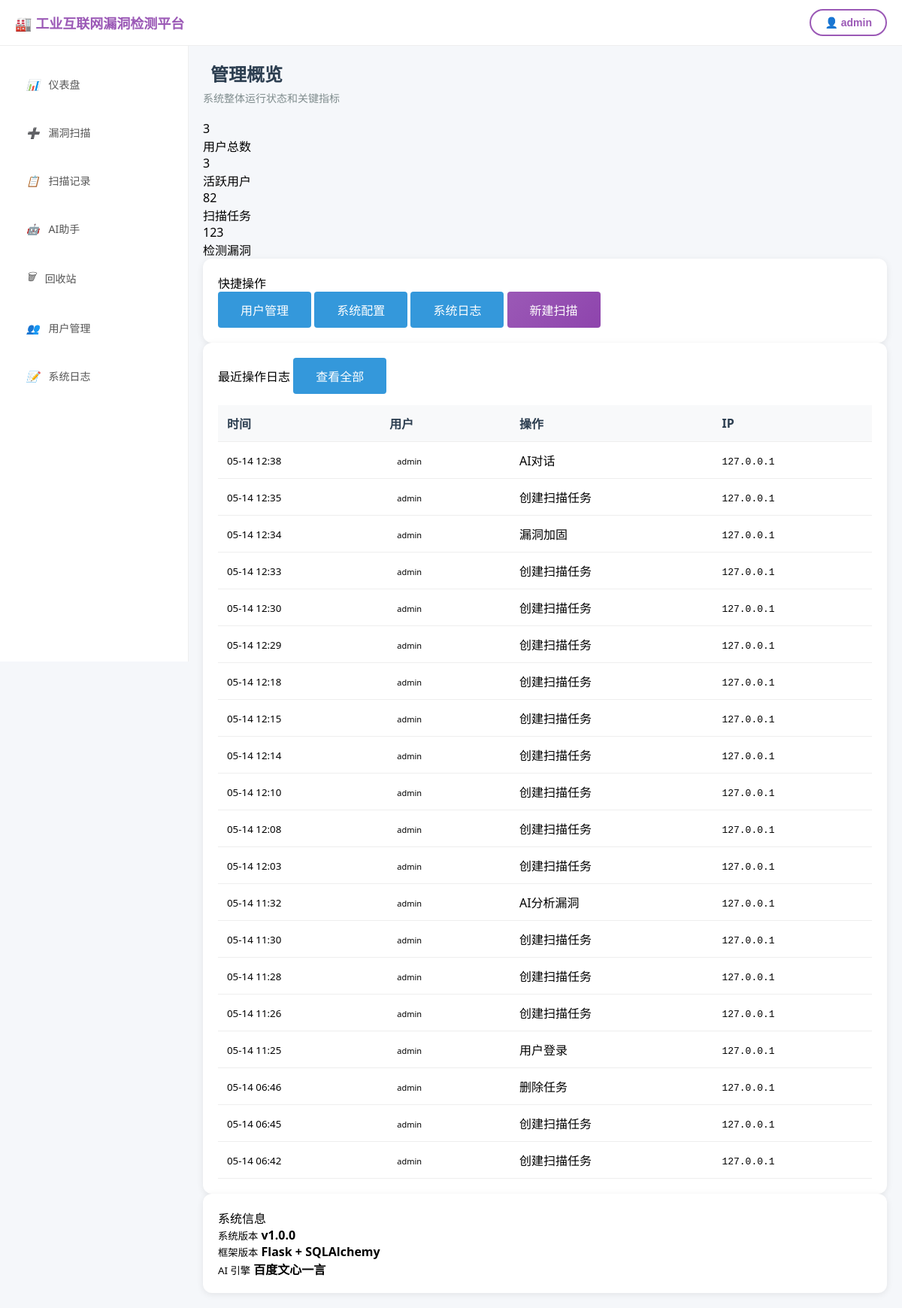
The page /admin (signed in) on the database its author committed.
### models.py (models this page shows, shortened)
class SystemLog(db.Model):
    __tablename__ = 'system_logs'
    id = db.Column(db.Integer, primary_key=True)
    user_id = db.Column(db.Integer, db.ForeignKey('users.id'), comment='用户ID')
    action = db.Column(db.String(255), nullable=False, comment='操作描述')
    timestamp = db.Column(db.DateTime, default=datetime.utcnow, comment='时间戳')
    ip_address = db.Column(db.String(50), comment='IP地址')
    details = db.Column(db.Text, comment='详细信息')

class User(db.Model):
    __tablename__ = 'users'
    id = db.Column(db.Integer, primary_key=True)
    username = db.Column(db.String(80), unique=True, nullable=False, comment='用户名')
    email = db.Column(db.String(120), unique=True, nullable=True, comment='邮箱')
    password_hash = db.Column(db.String(256), nullable=False, comment='密码哈希')
    role = db.Column(db.String(20), default='user', comment='角色: user/admin')
    status = db.Column(db.String(20), default='active', comment='状态: active/banned')
    created_at = db.Column(db.DateTime, default=datetime.utcnow, comment='创建时间')
    last_login = db.Column(db.DateTime, comment='最后登录时间')
    scan_tasks = db.relationship('ScanTask', backref='user', lazy='dynamic')
    system_logs = db.relationship('SystemLog', backref='user', lazy='dynamic')
    def is_admin(self):
        return self.role == 'admin'

### app.py (the view)
@app.route('/admin')
@admin_required
def admin_dashboard():
    total_users = User.query.count()
    active_users = User.query.filter_by(status='active').count()
    total_tasks = ScanTask.query.count()
    total_vulns = Vulnerability.query.count()
    recent_logs = SystemLog.query.order_by(SystemLog.timestamp.desc()).limit(20).all()
    return render_template('admin/dashboard.html',
                           total_users=total_users,
                           active_users=active_users,
                           total_tasks=total_tasks,
                           total_vulns=total_vulns,
                           recent_logs=recent_logs)

### app.py (called while the page is built)
def admin_required(f):
    @wraps(f)
    def decorated_function(*args, **kwargs):
        if 'user_id' not in session:
            flash('请先登录', 'warning')
            return redirect(url_for('login'))
        user = User.query.get(session['user_id'])
        if not user or not user.is_admin():
            flash('需要管理员权限', 'danger')
            return redirect(url_for('dashboard'))
        return f(*args, **kwargs)
    return decorated_function

### templates/admin/dashboard.html (shortened to what this page needs)
{% extends "base.html" %}
{% block content %}
<div class="page-header">
    <h1 class="page-title">
        管理概览
    </h1>
    <p class="page-subtitle">系统整体运行状态和关键指标</p>
</div>
<div class="row g-4 mb-4">
    <div class="col-md-6 col-lg-3">
        <div class="stat-card primary">
            <div class="stat-card-value">{{ total_users }}</div>
            <div class="stat-card-label">用户总数</div>
        </div>
    </div>
    <div class="col-md-6 col-lg-3">
        <div class="stat-card success">
            <div class="stat-card-value">{{ active_users }}</div>
            <div class="stat-card-label">活跃用户</div>
        </div>
    </div>
    <div class="col-md-6 col-lg-3">
        <div class="stat-card info">
            <div class="stat-card-value">{{ total_tasks }}</div>
            <div class="stat-card-label">扫描任务</div>
        </div>
    </div>
    <div class="col-md-6 col-lg-3">
        <div class="stat-card danger">
            <div class="stat-card-value">{{ total_vulns }}</div>
            <div class="stat-card-label">检测漏洞</div>
        </div>
    </div>
</div>
<div class="row g-4">
    <div class="col-lg-4">
        <div class="card h-100">
            <div class="card-header">
                快捷操作
            </div>
            <div class="card-body">
                <div class="d-grid gap-3">
                    <a href="{{ url_for('admin_users') }}" class="btn btn-outline-primary py-3">
                        用户管理
                    </a>
                    <a href="{{ url_for('admin_config') }}" class="btn btn-outline-primary py-3">
                        系统配置
                    </a>
                    <a href="{{ url_for('admin_logs') }}" class="btn btn-outline-primary py-3">
                        系统日志
                    </a>
                    <a href="{{ url_for('scan') }}" class="btn btn-primary py-3">
                        新建扫描
                    </a>
                </div>
            </div>
        </div>
    </div>
    <div class="col-lg-8">
        <div class="card h-100">
            <div class="card-header d-flex justify-content-between align-items-center">
                <span>最近操作日志</span>
                <a href="{{ url_for('admin_logs') }}" class="btn btn-sm btn-outline-primary">查看全部</a>
            </div>
            <div class="card-body p-0">
                {% if recent_logs %}
                <div class="table-responsive">
                    <table class="table table-hover mb-0">
                        <thead>
                            <tr>
                                <th>时间</th>
                                <th>用户</th>
                                <th>操作</th>
                                <th>IP</th>
                            </tr>
                        </thead>
                        <tbody>
                            {% for log in recent_logs %}
                            <tr>
                                <td>
                                    <small class="text-muted">{{ log.timestamp.strftime('%m-%d %H:%M') }}</small>
                                </td>
                                <td>
                                    {% if log.user %}
                                    <span class="badge bg-light text-dark">{{ log.user.username }}</span>
                                    {% else %}
                                    <span class="text-muted">-</span>
                                    {% endif %}
                                </td>
                                <td>{{ log.action }}</td>
                                <td><code class="small">{{ log.ip_address or '-' }}</code></td>
                            </tr>
                            {% endfor %}
                        </tbody>
                    </table>
                </div>
                {% else %}
                <div class="text-center py-5 text-muted">
                    <i class="bi bi-journal" style="font-size: 2rem;"></i>
                    <p class="mt-2 mb-0">暂无操作日志</p>
                </div>
                {% endif %}
            </div>
        </div>
    </div>
</div>
<div class="row mt-4">
    <div class="col-12">
        <div class="card">
            <div class="card-header">
                系统信息
            </div>
            <div class="card-body">
                <div class="row">
                    <div class="col-md-4">
                        <div class="mb-3">
                            <small class="text-muted d-block">系统版本</small>
                            <strong>v1.0.0</strong>
                        </div>
                    </div>
                    <div class="col-md-4">
                        <div class="mb-3">
                            <small class="text-muted d-block">框架版本</small>
                            <strong>Flask + SQLAlchemy</strong>
                        </div>
                    </div>
                    <div class="col-md-4">
                        <div class="mb-3">
                            <small class="text-muted d-block">AI 引擎</small>
                            <strong>百度文心一言</strong>
                        </div>
                    </div>
                </div>
            </div>
        </div>
    </div>
</div>
{% endblock %}

### templates/base.html (style rules this page uses)
body { font-family: 'Segoe UI', Tahoma, Geneva, Verdana, sans-serif; margin: 0; padding: 0; background-color: #f5f7fa; }
.page-header { margin-bottom: 20px; }
.page-header h1 { margin: 0; color: #2c3e50; font-size: 24px; display: flex; align-items: center; gap: 10px; }
.page-header p { margin: 5px 0 0 0; color: #7f8c8d; font-size: 14px; }
.card { background: white; border-radius: 12px; box-shadow: 0 2px 10px rgba(0,0,0,0.08); padding: 20px; }
.btn { display: inline-block; padding: 12px 30px; background-color: #3498db; color: white; text-decoration: none; border-radius: 4px; transition: background-color 0.3s; border: none; font-size: 16px; cursor: pointer; }
.btn-primary { background: linear-gradient(135deg, #9b59b6 0%, #8e44ad 100%); color: white; }
table { width: 100%; border-collapse: collapse; margin-top: 15px; }
table th, table td { padding: 12px; text-align: left; border-bottom: 1px solid #eee; }
table th { background-color: #f8f9fa; font-weight: 600; color: #2c3e50; }
.badge { padding: 4px 10px; border-radius: 12px; font-size: 11px; font-weight: 500; }

### rows shown on the page
SystemLog: timestamp "05-14 12:38", user.username "admin", action "AI对话", ip_address "127.0.0.1"
SystemLog: timestamp "05-14 12:35", user.username "admin", action "创建扫描任务", ip_address "127.0.0.1"
SystemLog: timestamp "05-14 12:34", user.username "admin", action "漏洞加固", ip_address "127.0.0.1"
SystemLog: timestamp "05-14 12:33", user.username "admin", action "创建扫描任务", ip_address "127.0.0.1"
SystemLog: timestamp "05-14 12:30", user.username "admin", action "创建扫描任务", ip_address "127.0.0.1"
SystemLog: timestamp "05-14 12:29", user.username "admin", action "创建扫描任务", ip_address "127.0.0.1"
SystemLog: timestamp "05-14 12:18", user.username "admin", action "创建扫描任务", ip_address "127.0.0.1"
SystemLog: timestamp "05-14 12:15", user.username "admin", action "创建扫描任务", ip_address "127.0.0.1"
SystemLog: timestamp "05-14 12:14", user.username "admin", action "创建扫描任务", ip_address "127.0.0.1"
SystemLog: timestamp "05-14 12:10", user.username "admin", action "创建扫描任务", ip_address "127.0.0.1"
SystemLog: timestamp "05-14 12:08", user.username "admin", action "创建扫描任务", ip_address "127.0.0.1"
SystemLog: timestamp "05-14 12:03", user.username "admin", action "创建扫描任务", ip_address "127.0.0.1"
SystemLog: timestamp "05-14 11:32", user.username "admin", action "AI分析漏洞", ip_address "127.0.0.1"
SystemLog: timestamp "05-14 11:30", user.username "admin", action "创建扫描任务", ip_address "127.0.0.1"
SystemLog: timestamp "05-14 11:28", user.username "admin", action "创建扫描任务", ip_address "127.0.0.1"
SystemLog: timestamp "05-14 11:26", user.username "admin", action "创建扫描任务", ip_address "127.0.0.1"
SystemLog: timestamp "05-14 11:25", user.username "admin", action "用户登录", ip_address "127.0.0.1"
SystemLog: timestamp "05-14 06:46", user.username "admin", action "删除任务", ip_address "127.0.0.1"
SystemLog: timestamp "05-14 06:45", user.username "admin", action "创建扫描任务", ip_address "127.0.0.1"
SystemLog: timestamp "05-14 06:42", user.username "admin", action "创建扫描任务", ip_address "127.0.0.1"

### other values the page prints
{{ session.get('username', '用户') }} "admin"
{{ total_users }} "3"
{{ active_users }} "3"
{{ total_tasks }} "82"
{{ total_vulns }} "123"
